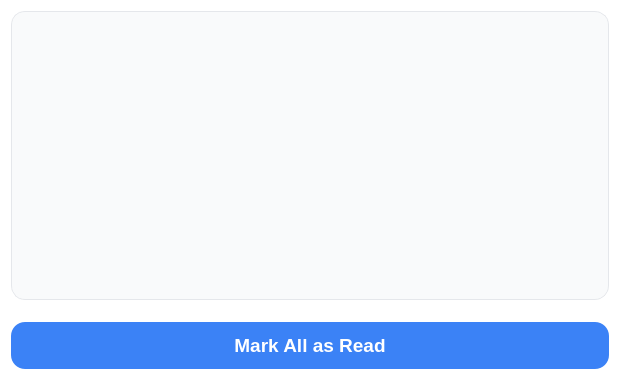
<?xml version="1.0" encoding="UTF-8"?>
<!--
NotificationManager.ui - UI for viewing and managing notifications
Clean design with white background, rounded corners, and subtle shadows
Includes a list of notifications and button to mark all as read
Uses Poppins font, ample spacing, and clear typography
-->
<ui version="4.0">
 <class>NotificationManagerWidget</class>
 <widget class="QWidget" name="NotificationManagerWidget">
  <property name="geometry">
   <rect>
    <x>0</x>
    <y>0</y>
    <width>620</width>
    <height>380</height>
   </rect>
  </property>
  <property name="styleSheet">
   <string>
    QWidget {
      background: #ffffff;
      border-radius: 14px;
      box-shadow: 0 8px 24px rgba(0,0,0,0.1);
      font-family: 'Poppins', sans-serif;
      padding: 20px;
    }
    QListWidget#notificationListWidget {
      border: 1px solid #e5e7eb;
      border-radius: 14px;
      font-size: 14pt;
      color: #374151;
      background: #f9fafb;
      padding: 10px;
    }
    QPushButton {
      background-color: #3b82f6;
      color: white;
      padding: 12px 26px;
      border-radius: 14px;
      font-weight: 700;
      font-size: 14pt;
      margin-top: 16px;
      border: none;
    }
    QPushButton:hover {
      background-color: #2563eb;
    }
   </string>
  </property>
  <layout class="QVBoxLayout" name="mainLayout">
    <item>
      <widget class="QListWidget" name="notificationListWidget"/>
    </item>
    <item>
      <widget class="QPushButton" name="markAllReadButton">
        <property name="text">
          <string>Mark All as Read</string>
        </property>
      </widget>
    </item>
  </layout>
 </widget>
 <resources/>
 <connections/>
</ui>
